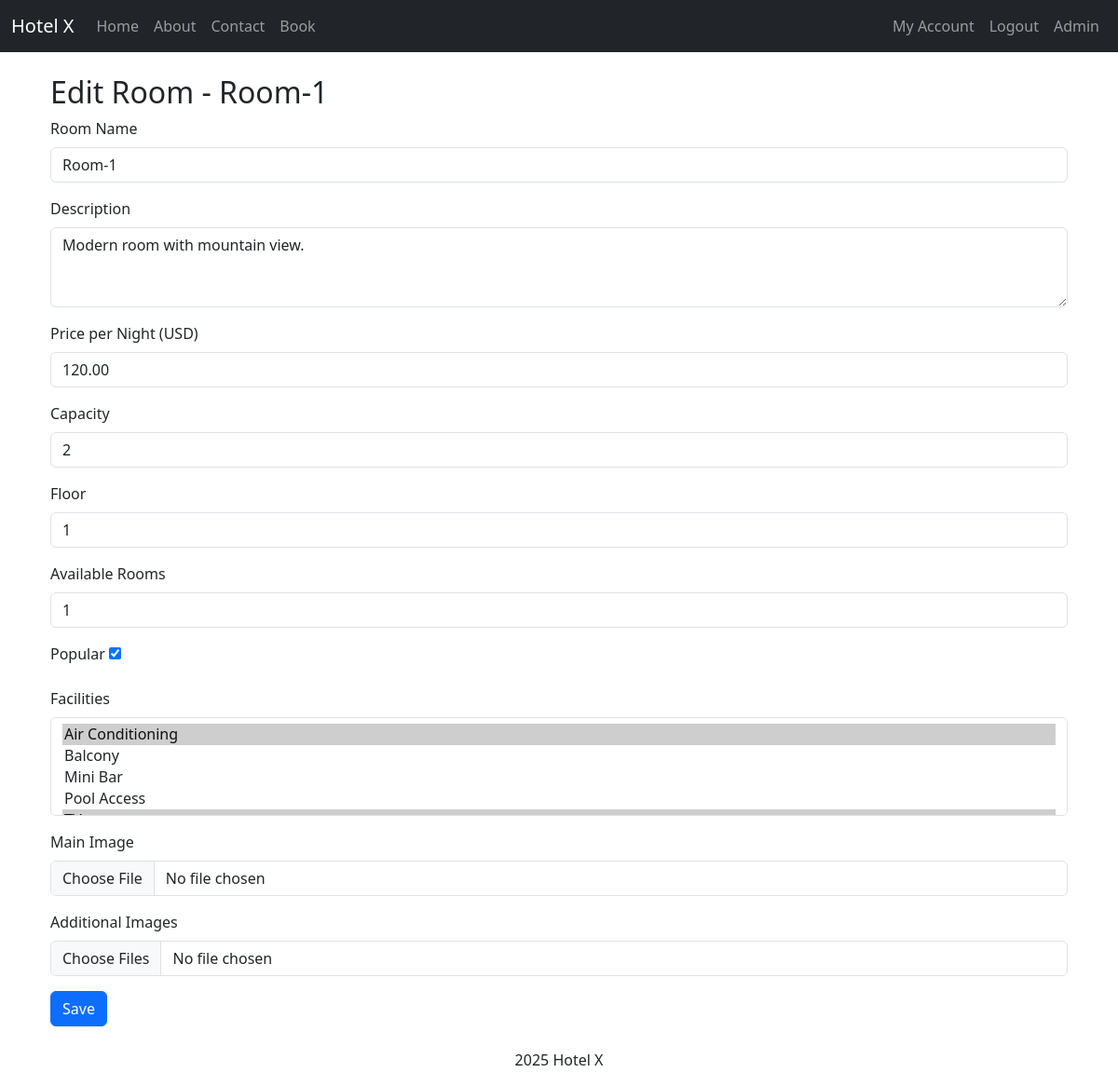
The page /room/edit?id=1 (signed in) on the database its author committed.
### tables this page shows
CREATE TABLE rooms (
    id INT AUTO_INCREMENT PRIMARY KEY,
    name VARCHAR(100) NOT NULL,
    description TEXT NOT NULL,
    image_url VARCHAR(255) NOT NULL,
    images JSON DEFAULT NULL,
    price_per_night DECIMAL(10, 2) NOT NULL,
    capacity INT NOT NULL,
    floor INT NOT NULL,
    popular TINYINT(1) DEFAULT 0,
    available_rooms INT NOT NULL DEFAULT 0,
    created_at TIMESTAMP DEFAULT CURRENT_TIMESTAMP
);

### app/controllers/RoomController.php (called while the page is built, shortened)
<?php
class RoomController
{
    public function edit()
    {
        try {
            $roomId = $_GET['id'];
            $room = Room::getRoomById($roomId);
            $facilities = Facility::getAllFacilities();
            $roomFacilities = Facility::getFacilitiesByRoomId($roomId);
            $room['images'] = json_decode($room['images'], true);
            $title = 'Edit Room - ' . htmlspecialchars($room['name']);
            require __DIR__ . '/../views/layout.php';
        } catch (Exception $e) {
            $error = $e->getMessage();
            $title = 'Error';
            $view = __DIR__ . '/../views/error.php';
            require __DIR__ . '/../views/layout.php';
        }
    }
}
?>

### app/models/Room.php (called while the page is built, shortened)
<?php
class Room
{
    public static function getRoomById($id)
    {
        $db = Database::getInstance()->getConnection();
        $stmt = $db->prepare("SELECT * FROM rooms WHERE id = :id");
        $stmt->bindParam(':id', $id, PDO::PARAM_INT);
        $stmt->execute();
        return $stmt->fetch(PDO::FETCH_ASSOC);
    }
}
?>

### app/models/Facility.php (called while the page is built, shortened)
<?php
class Facility
{
    public static function getAllFacilities()
    {
        $db = Database::getInstance()->getConnection();
        $stmt = $db->query("SELECT * FROM facilities");
        return $stmt->fetchAll(PDO::FETCH_ASSOC);
    }
    public static function getFacilitiesByRoomId($roomId)
    {
        $db = Database::getInstance()->getConnection();
        $stmt = $db->prepare("SELECT facility_id FROM room_facilities WHERE room_id = :room_id");
        $stmt->bindParam(':room_id', $roomId, PDO::PARAM_INT);
        $stmt->execute();
        return $stmt->fetchAll(PDO::FETCH_COLUMN);
    }
}
?>

### app/views/room_form.php (the view, shortened to what this page needs)
<div class="container mt-4">
    <h2><?php echo $title; ?></h2>
    <form action="" method="post" enctype="multipart/form-data">
        <div class="mb-3">
            <label for="name" class="form-label">Room Name</label>
            <input type="text" class="form-control" id="name" name="name" value="<?php echo htmlspecialchars($room['name'] ?? ''); ?>" required>
        </div>
        <div class="mb-3">
            <label for="description" class="form-label">Description</label>
            <textarea class="form-control" id="description" name="description" rows="3" required><?php echo htmlspecialchars($room['description'] ?? ''); ?></textarea>
        </div>
        <div class="mb-3">
            <label for="price_per_night" class="form-label">Price per Night (USD)</label>
            <input type="number" step="0.01" class="form-control" id="price_per_night" name="price_per_night" value="<?php echo htmlspecialchars($room['price_per_night'] ?? ''); ?>" required>
        </div>
        <div class="mb-3">
            <label for="capacity" class="form-label">Capacity</label>
            <input type="number" class="form-control" id="capacity" name="capacity" value="<?php echo htmlspecialchars($room['capacity'] ?? ''); ?>" required>
        </div>
        <div class="mb-3">
            <label for="floor" class="form-label">Floor</label>
            <input type="number" class="form-control" id="floor" name="floor" value="<?php echo htmlspecialchars($room['floor'] ?? ''); ?>" required>
        </div>
        <div class="mb-3">
            <label for="available_rooms" class="form-label">Available Rooms</label>
            <input type="number" class="form-control" id="available_rooms" name="available_rooms" value="<?php echo htmlspecialchars($room['available_rooms'] ?? ''); ?>" required>
        </div>
        <div class="mb-3">
            <label for="popular" class="form-label">Popular</label>
            <input type="checkbox" id="popular" name="popular" <?php echo isset($room['popular']) && $room['popular'] ? 'checked' : ''; ?>>
        </div>
        <div class="mb-3">
            <label for="facilities" class="form-label">Facilities</label>
            <select class="form-control" id="facilities" name="facilities[]" multiple>
                <?php foreach ($facilities as $facility): ?>
                    <option value="<?php echo $facility['id']; ?>" <?php echo in_array($facility['id'], $roomFacilities ?? []) ? 'selected' : ''; ?>>
                        <?php echo htmlspecialchars($facility['name']); ?>
                    </option>
                <?php endforeach; ?>
            </select>
        </div>
        <div class="mb-3">
            <label for="image_url" class="form-label">Main Image</label>
            <input type="file" class="form-control" id="image_url" name="image_url">
        </div>
        <div class="mb-3">
            <label for="images" class="form-label">Additional Images</label>
            <input type="file" class="form-control" id="images" name="images[]" multiple>
        </div>
        <button type="submit" class="btn btn-primary">Save</button>
    </form>
</div>

### rows shown on the page
rooms: name "Edit Room - Room-1", name "Room-1", description "Modern room with mountain view.", price_per_night "120.00", capacity "2", floor "1", available_rooms "1", popular "☑"

### other values the page prints
form field value "Air Conditioning ☑ / Balcony / Mini Bar / Pool Access"
